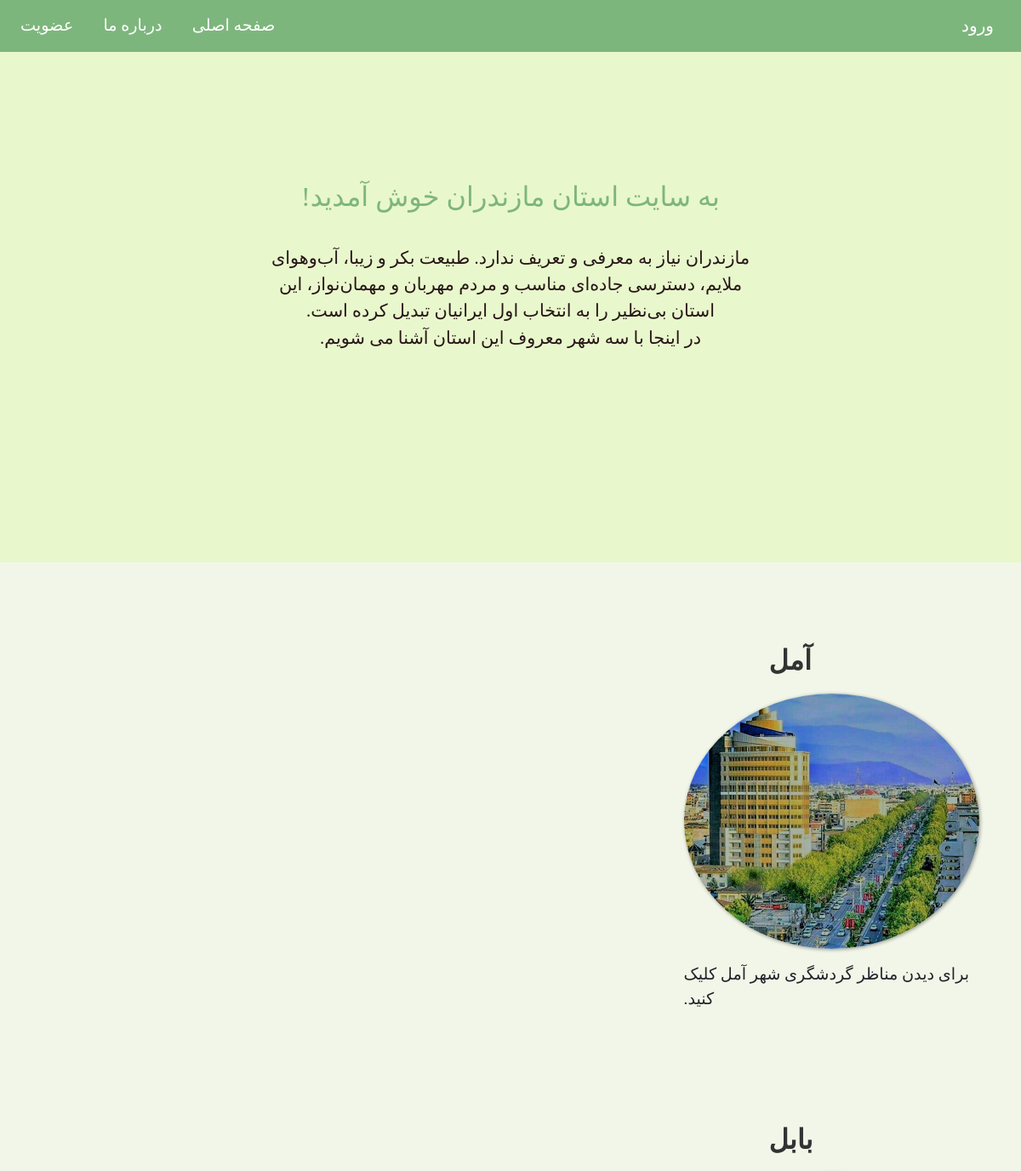
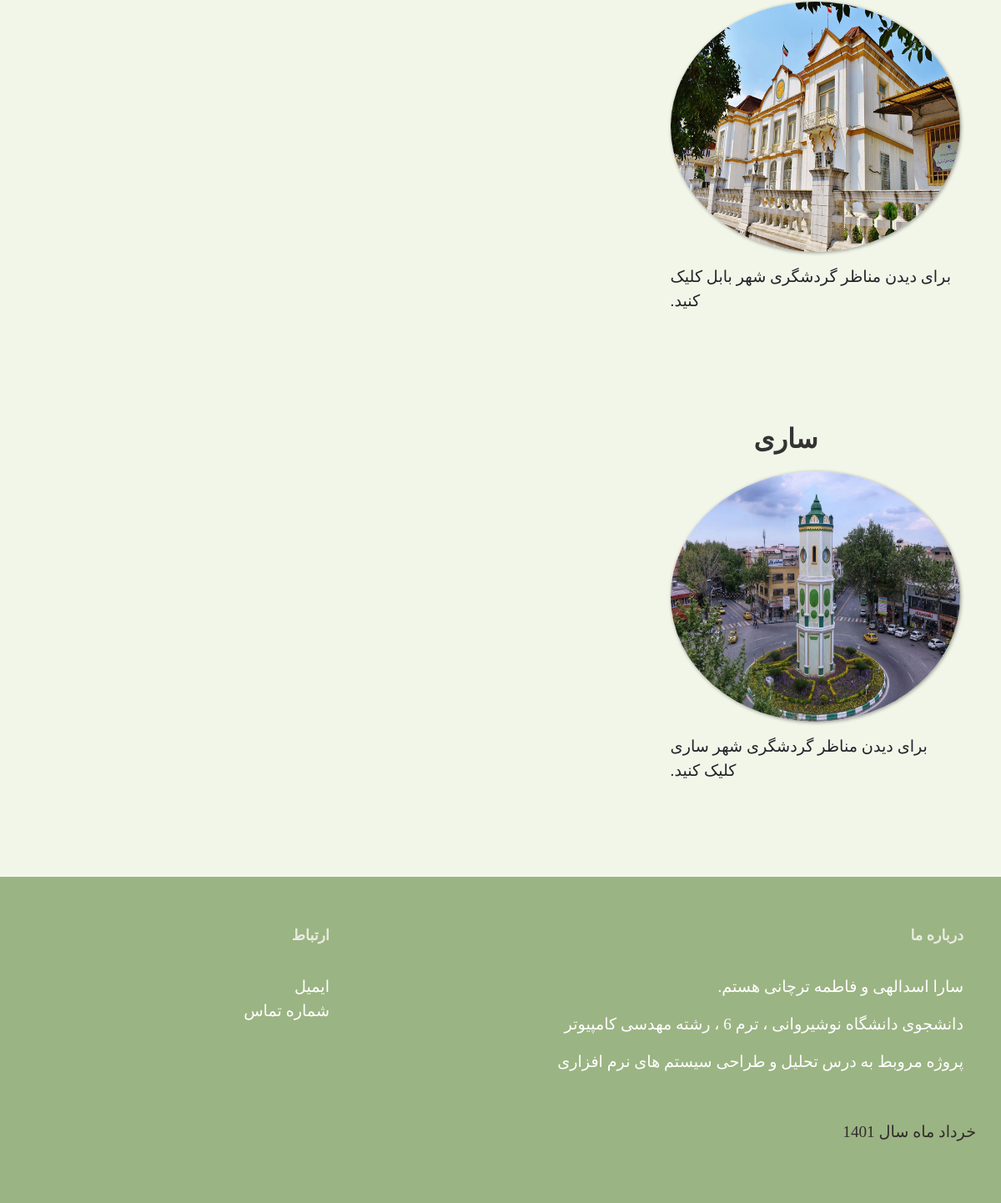
The app's page /index/ with its own data (2 pictures, top to bottom).
### index/models.py (models this page shows, shortened)
class Indexx(models.Model):
    title = models.CharField(max_length=100)
    slug = models.SlugField()
    body = models.TextField()
    date = models.DateTimeField(auto_now_add = True)
    image = models.ImageField(default='default.jpg',blank=True)
    def snippet(self):
        return self.body

### index/views.py (the view)
# urls.py: path('' , views.articles_list, name="list"),
def articles_list(request):
    articles = models.Indexx.objects.all().order_by('date')
    args = {'index':articles}
    return render(request, 'index/index.html' , args)

### index/templates/index/index.html (shortened to what this page needs)
{% load static %}
<!DOCTYPE html>
<html lang="en">
    <head>
        <link rel="stylesheet" href="https://cdn.jsdelivr.net/npm/bootstrap@4.5.3/dist/css/bootstrap.min.css">
        <link rel="stylesheet" type="text/css" href="{% static 'style.css' %}">
	</head>
	<body>
        <nav class="navbar navbar-expand-md">
            <a class="navbar-brand" href="vorood.html" target="_blank">ورود</a>
            <div class="collapse navbar-collapse" id="main-navigation">
                <ul class="navbar-nav">
                    <li class="nav-item">
                        <a class="nav-link" href="index.html" target="_blank">صفحه اصلی</a>
                    </li>
                    <li class="nav-item">
                        <a class="nav-link" href="#A1">درباره ما</a>
                    </li>
                    <li class="nav-item">
                        <a class="nav-link" href="signup.html" target="_blank">عضویت</a>
                    </li>
                </ul>
            </div>
        </nav>
        <header class="page-header header container-fluid">
            <div class="description">
                <h2>به سایت استان مازندران خوش آمدید!</h2><br>
                <p>مازندران نیاز به معرفی و تعریف ندارد. طبیعت بکر و زیبا، آب‌وهوای ملایم، دسترسی جاده‌ای مناسب و مردم مهربان و مهمان‌نواز، این استان بی‌نظیر را به انتخاب اول ایرانیان تبدیل کرده‌ است.<br>
                در اینجا با سه شهر معروف این استان آشنا می شویم.</p>
            </div>
        </header>
        {% for article in index %}
        <div class="container features">
            <div class="row">
                <div class="col-lg-4 col-md-4 col-sm-12" id="B1">
                    <h3 class="feature-title">{{article.title}}</h3>
                    <a href="{{article.name.url}}" target="_blank"><img src="{{article.image.url}}" class="card-img-top rounded-circle"></a>
                    <p>{{article.snippet}}</p>
                </div >
            </div>
        </div>
        {% endfor %}
        <footer class="page-footer">
            <div class="container">
                <div class="row">
                    <div class="col-lg-8 col-md-8 col-sm-12">
                        <h6 class="text-uppercase font-weight-bold">درباره ما</h6><br>
                        <p id="A1">سارا اسدالهی  و فاطمه ترچانی هستم.</p>
                        <p>دانشجوی دانشگاه نوشیروانی ، ترم 6 ، رشته مهدسی کامپیوتر</p>
                        <p>پروژه مروبط به درس تحلیل و طراحی سیستم های نرم افزاری</p>
                </div>
                <div class="col-lg-4 col-md-4 col-sm-12">
                    <h6 class="text-uppercase font-weight-bold">ارتباط</h6>
                    <p>
                    <br><a href="mailto:sara.jkm81@gmail.com?subject=Hello" target="_blank">ایمیل</a>
                    <br/><a href="tel:+123456789">شماره تماس</a>
                    <br/></p>
                </div>
            <div>
            <div class="footer-copyright text-center">خرداد ماه سال 1401</div>
        </footer>
    </body>
</html>

### asserts/style.css (style rules this page uses)
body { font-family: myFirstFon; font-size: larger; padding: 0; margin: 0; background: #f2f6e9; direction: rtl; }
.navbar { background:rgb(125, 182, 125); }
.nav-link, .navbar-brand { color: #fff; cursor: pointer; }
.nav-link { margin-right: 1em !important; }
.navbar-collapse { justify-content: flex-end; }
.header { background-color: #e9f7cd; background-size: cover; background-position: center; position: relative; height: 600px; }
.description { left: 50%; position: absolute; top: 45%; transform: translate(-50%, -55%); text-align: center; }
.description h2 { color: rgb(125, 182, 125); }
.description p { color: rgb(39, 23, 23); font-size: 1.3rem; line-height: 1.5; }
.features { margin: 4em auto; padding: 1em; position: relative; }
.feature-title { color: #333; font-size: 2rem; font-weight: 700; margin-bottom: 20px; margin-left: 100px; text-transform: uppercase; }
.features img { -webkit-box-shadow: 1px 1px 4px rgba(0, 0, 0, 0.4); -moz-box-shadow: 1px 1px 4px rgba(0, 0, 0, 0.4); box-shadow: 1px 1px 4px rgba(0, 0, 0, 0.4); margin-bottom: 16px; height: 300px; }
.page-footer { background-color: rgb(155, 180, 131); color: #fff; padding: 60px 0 30px; text-align: right; }
.page-footer h6 { color: #e8ece0; font-size: 1.1rem; }
.footer-copyright { color: rgb(49, 44, 44); padding: 40px 0; }
.page-footer a { color: #fff; }

### records on screen
Indexx: title "آمل", image (picture), snippet "برای دیدن مناظر گردشگری شهر آمل کلیک کنید."
Indexx: title "بابل", image (picture), snippet "برای دیدن مناظر گردشگری شهر بابل کلیک کنید."
Indexx: title "ساری", image (picture), snippet "برای دیدن مناظر گردشگری شهر ساری کلیک کنید."
